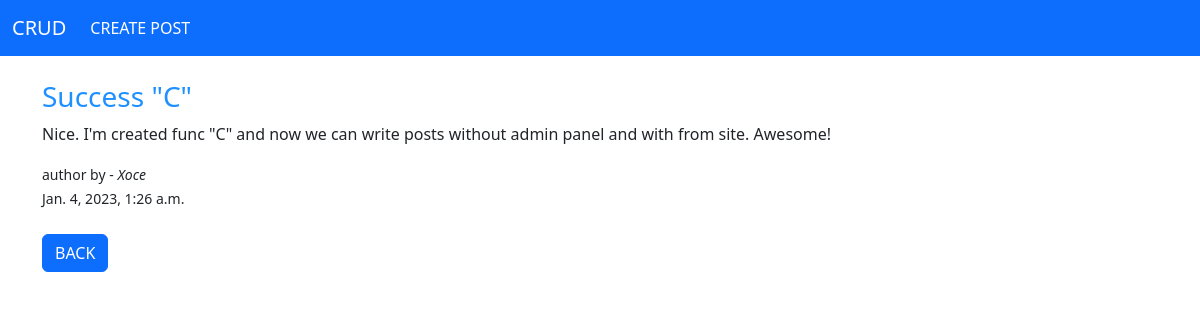
The page //detail/3 on the database its author committed.
### blog/models.py (models this page shows, shortened)
class Post(models.Model):
    title = models.CharField(max_length=255)
    author = models.ForeignKey(User, models.CASCADE)
    body = models.TextField()
    post_date = models.DateField(auto_now_add=True)
    post_date_time = models.DateTimeField(auto_now_add=True)

### blog/views.py (the view)
# urls.py: path('/detail/<int:pk>', DetailPostView.as_view(), name='detail-post-page'),
class DetailPostView(DetailView):
    model = Post
    template_name = 'detail.html'

### blog/templates/detail.html
{% extends 'base.html' %}
{% block content %}
<h3 style="color:dodgerblue"> {{ post.title }} </h3>
<p>{{ post.body }}</p>
<small>author by - <i>{{ post.author.first_name }}</i></small>
<br>
<small>{{post.post_date_time}}</small>
<br>
<br>
<a href="{% url 'home-page' %}" class="btn btn-primary">BACK</a>
{% endblock %}

### rows shown on the page
Post: title "Success \"C\"", body "Nice. I'm created func \"C\" and now we can write posts without admin panel and with from site. Awesome!", author.first_name "Xoce", post_date_time "Jan. 4, 2023, 1:26 a.m."
